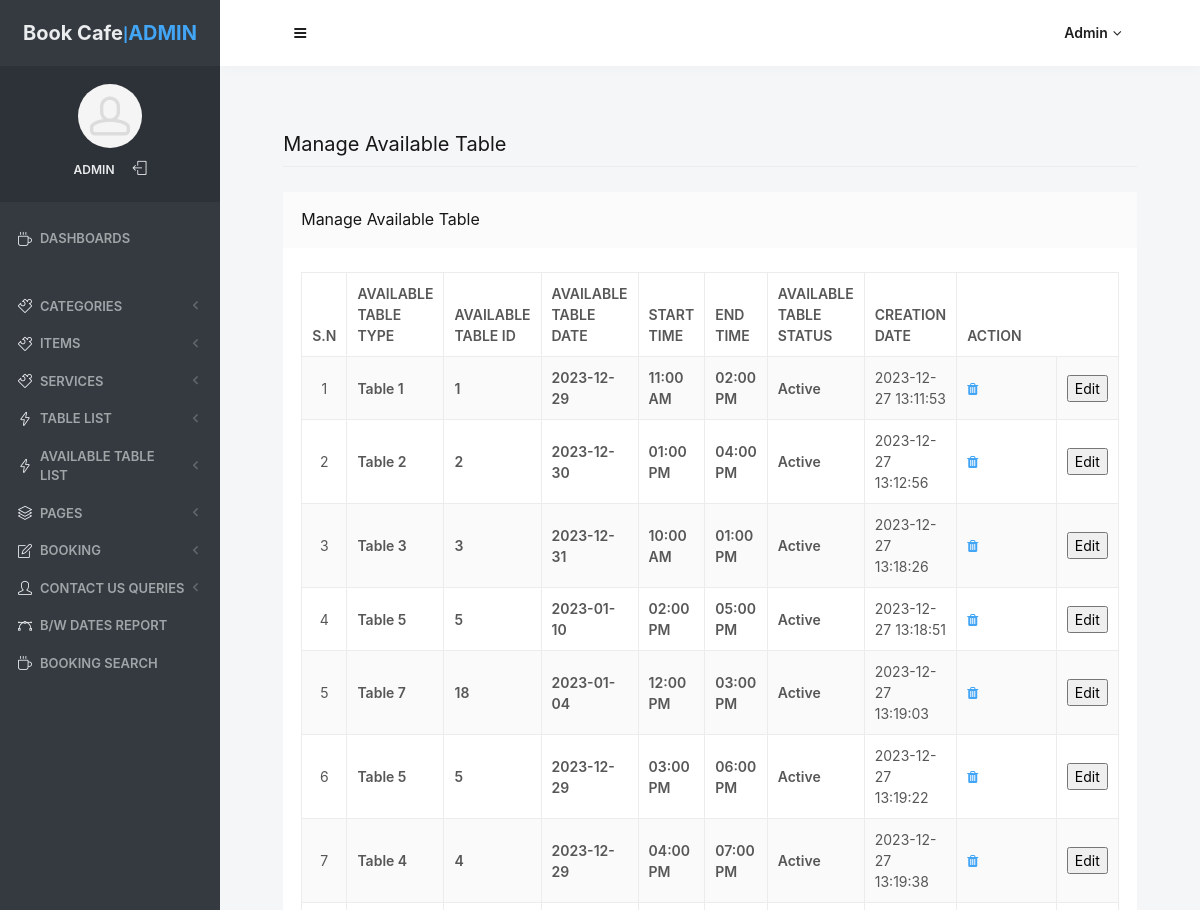
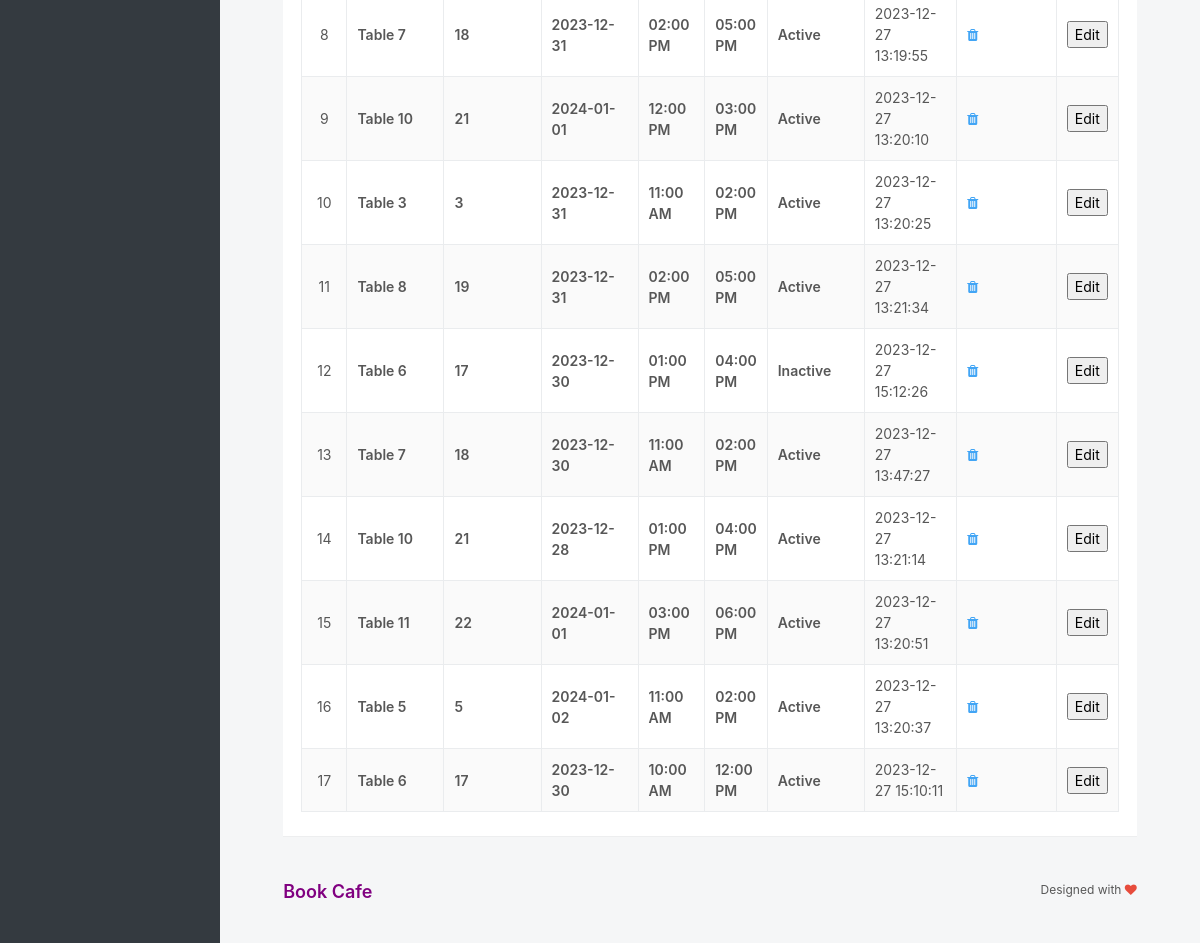
Page /obbs/admin/manage-available-event-type.php (signed in) on the committed database (2 pictures, top to bottom).
### tables this page shows
CREATE TABLE `tbltableavailability` (
  `ID` int(250) NOT NULL,
  `TableID` int(250) NOT NULL,
  `TableType` varchar(250) NOT NULL,
  `AvailableDate` date NOT NULL,
  `AvailableTime` time NOT NULL,
  `AvailableEndTime` time NOT NULL,
  `AvailableStatus` int(250) NOT NULL,
  `CreationDate` timestamp NOT NULL DEFAULT current_timestamp() ON UPDATE current_timestamp()
);

### obbs/admin/manage-available-event-type.php (the view, shortened to what this page needs)
<?php
include('includes/dbconnection.php');
if (strlen($_SESSION['odmsaid']==0)) {
  header('location:logout.php');
  } else{
  ?>
<!doctype html>
<html lang="en" class="no-focus">
    <head>
        <link rel="stylesheet" href="assets/js/plugins/datatables/dataTables.bootstrap4.min.css">
        <link rel="stylesheet" id="css-main" href="assets/css/codebase.min.css">
    </head>
    <body>
        <div id="page-container" class="sidebar-o sidebar-inverse side-scroll page-header-fixed main-content-narrow">
           <?php include_once('includes/sidebar.php');?>
          <?php include_once('includes/header.php');?>
            <main id="main-container">
                <div class="content">
                    <h2 class="content-heading">Manage Available Table</h2>
                    <div class="block">
                        <div class="block-header block-header-default">
                            <h3 class="block-title">Manage Available Table</h3>
                        </div>
                        <div class="block-content block-content-full">
                            <table class="table table-bordered table-striped table-vcenter js-dataTable-full-pagination">
                                <thead>
                                    <tr>
                                        <th class="text-center">S.N</th>
                                        <th> Available Table Type</th>
                                        <th> Available Table ID</th>
                                        <th> Available Table Date</th>
                                        <th>  Start Time</th>
                                        <th>  End Time</th>
                                        <th> Available Table Status</th>
                                        <th class="d-none d-sm-table-cell">Creation Date</th>
                                        <th class="d-none d-sm-table-cell" style="width: 15%;">Action</th>
                                       </tr>
                                </thead>
                                <tbody>
                                    <?php
$sql="SELECT * from tbltableavailability";
$query = $dbh -> prepare($sql);
$query->execute();
$results=$query->fetchAll(PDO::FETCH_OBJ);
$cnt=1;
if($query->rowCount() > 0)
{
foreach($results as $row)
{               ?>
                                    <tr>
                                        <td class="text-center"><?php echo htmlentities($cnt);?></td>
                                        <td class="font-w600"><?php  echo htmlentities($row->TableType);?></td>
                                        <td class="font-w600"><?php  echo htmlentities($row->TableID);?></td>
                                        <td class="font-w600"><?php  echo htmlentities($row->AvailableDate);?></td>
                                        <td class="font-w600"><?php echo date('h:i A', strtotime($row->AvailableTime));?></td>
                                        <td class="font-w600"><?php echo date('h:i A', strtotime($row->AvailableEndTime));?></td>
                                        <td class="font-w600"> <?php  $tablestatus=$row->AvailableStatus;
    if( $tablestatus=="1")
    {
      echo "Active";
    }
    if( $tablestatus=="0")
    {
     echo "Inactive";
    }
    ?></td>
                                        <td class="d-none d-sm-table-cell"><?php  echo htmlentities($row->CreationDate);?></td>
                                         <td class="d-none d-sm-table-cell"><a href="manage-available-event-type.php?delid=<?php echo ($row->ID);?>" onclick="return confirm('Do you really want to Delete ?');"><i class="fa fa-trash fa-delete" aria-hidden="true"></i></a></td>
                                         <td class="d-none d-sm-table-cell">
                                             <a href="edit-available-tables.php?availabletableid=<?php echo ($row->ID);?>"><button>Edit</button></a>
                                        </td>
                                    </tr>
                                    <?php $cnt=$cnt+1;}} ?>
                                </tbody>
                            </table>
                        </div>
                    </div>
                </div>
            </main>
           <?php include_once('includes/footer.php');?>
        </div>
    </body>
</html>
<?php }  ?>

### obbs/admin/includes/sidebar.php (shortened to what this page needs)
     <?php
include('includes/dbconnection.php');
if (strlen($_SESSION['odmsaid']==0)) {
  header('location:logout.php');
  } else{
  ?>
   <nav id="sidebar">
                <div id="sidebar-scroll">
                    <div class="sidebar-content">
                        <div class="content-header content-header-fullrow px-15">
                            <div class="content-header-section text-center align-parent sidebar-mini-hidden">
                                <div class="content-header-item">
                                    <a class="link-effect font-w700" href="dashboard.php">
                                        <span class="font-size-xl text-dual-primary-dark">Book Cafe</span>|<span class="font-size-xl text-primary">ADMIN</span>
                                    </a>
                                </div>
                            </div>
                        </div>
                        <div class="content-side content-side-full content-side-user px-10 align-parent">
                            <div class="sidebar-mini-hidden-b text-center">
                                <a class="img-link" href="dashboard.php">
                                    <img class="img-avatar" src="assets/img/avatars/avatar15.jpg" alt="">
                                </a>
                                <ul class="list-inline mt-10">
                                    <?php
$aid=$_SESSION['odmsaid'];
$sql="SELECT AdminName from  tbladmin where ID=:aid";
$query = $dbh -> prepare($sql);
$query->bindParam(':aid',$aid,PDO::PARAM_STR);
$query->execute();
$results=$query->fetchAll(PDO::FETCH_OBJ);
$cnt=1;
if($query->rowCount() > 0)
{
foreach($results as $row)
{               ?>
                                    <li class="list-inline-item">
                                        <a class="link-effect text-dual-primary-dark font-size-xs font-w600 text-uppercase" href="admin-profile.php"><?php  echo $row->AdminName;?></a>
                                    </li><?php $cnt=$cnt+1;}} ?>
                                    <li class="list-inline-item">
                                        <a class="link-effect text-dual-primary-dark" href="logout.php">
                                            <i class="si si-logout"></i>
                                        </a>
                                    </li>
                                </ul>
                            </div>
                        </div>
                        <div class="content-side content-side-full">
                            <ul class="nav-main">
                                <li class="open">
                                    <a href="dashboard.php"><i class="si si-cup"></i><span class="sidebar-mini-hide">Dashboards</span></a>
                                </li>
                                <li class="nav-main-heading"><span class="sidebar-mini-visible">UI</span><span class="sidebar-mini-hidden"></span></li>
                                <li>
                                    <a class="nav-submenu" data-toggle="nav-submenu"><i class="si si-puzzle"></i><span class="sidebar-mini-hide"></span>Categories</a>
                                </li>
                                <li>
                                    <a class="nav-submenu" data-toggle="nav-submenu"><i class="si si-puzzle"></i><span class="sidebar-mini-hide"></span>Items</a>
                                </li>
                                <li>
                                    <a class="nav-submenu" data-toggle="nav-submenu"><i class="si si-puzzle"></i><span class="sidebar-mini-hide"></span>Services</a>
                                </li>
                                <li>
                                    <a class="nav-submenu" data-toggle="nav-submenu" href="#"><i class="si si-energy"></i><span class="sidebar-mini-hide">Table List</span></a>
                                </li>
                                <li>
                                    <a class="nav-submenu" data-toggle="nav-submenu" href="#"><i class="si si-energy"></i><span class="sidebar-mini-hide">Available Table List</span></a>
                                </li>
                                <li>
                                    <a class="nav-submenu" data-toggle="nav-submenu" href="#"><i class="si si-layers"></i><span class="sidebar-mini-hide">Pages</span></a>
                                </li>
                                <li>
                                    <a class="nav-submenu" data-toggle="nav-submenu" href="#"><i class="si si-note"></i><span class="sidebar-mini-hide">Booking</span></a>
                                </li>
                                <li>
                                    <a class="nav-submenu" data-toggle="nav-submenu" href="#"><i class="si si-user"></i><span class="sidebar-mini-hide">Contact Us Queries</span></a>
                                </li>
                                <li>
                                    <a  href="between-dates-report.php"><i class="si si-vector"></i><span class="sidebar-mini-hide">B/w Dates Report</span></a>
                                </li>
                     <li>
                                    <a href="booking-search.php"><i class="si si-cup"></i><span class="sidebar-mini-hide">Booking Search</span></a>
                                </li>
                            </ul>
                        </div>
                    </div>
                </div>
            </nav>
           <?php }  ?>

### obbs/admin/includes/header.php (shortened to what this page needs)
   <?php
include('includes/dbconnection.php');
if (strlen($_SESSION['odmsaid']==0)) {
  header('location:logout.php');
  } else{
  ?>
            <header id="page-header">
                <div class="content-header">
                    <div class="content-header-section">
                        <button type="button" class="btn btn-circle btn-dual-secondary" data-toggle="layout" data-action="sidebar_toggle">
                            <i class="fa fa-navicon"></i>
                        </button>
                    </div>
                    <div class="content-header-section">
                        <div class="btn-group" role="group">
                            <?php
$aid=$_SESSION['odmsaid'];
$sql="SELECT AdminName from  tbladmin where ID=:aid";
$query = $dbh -> prepare($sql);
$query->bindParam(':aid',$aid,PDO::PARAM_STR);
$query->execute();
$results=$query->fetchAll(PDO::FETCH_OBJ);
$cnt=1;
if($query->rowCount() > 0)
{
foreach($results as $row)
{               ?>
                            <button type="button" class="btn btn-rounded btn-dual-secondary" id="page-header-user-dropdown" data-toggle="dropdown" aria-haspopup="true" aria-expanded="false">
                                <?php  echo $row->AdminName;?><i class="fa fa-angle-down ml-5"></i>
                            </button>
                            <?php $cnt=$cnt+1;}} ?>
                        </div>
                    </div>
                </div>
            </header>
            <?php }  ?>

### rows in the picture
tbltableavailability: TableType "Table 1", TableID "1", AvailableDate "2023-12-29", AvailableTime "11:00 AM", AvailableEndTime "02:00 PM", AvailableStatus "Active", CreationDate "2023-12-27 13:11:53"
tbltableavailability: TableType "Table 2", TableID "2", AvailableDate "2023-12-30", AvailableTime "01:00 PM", AvailableEndTime "04:00 PM", AvailableStatus "Active", CreationDate "2023-12-27 13:12:56"
tbltableavailability: TableType "Table 3", TableID "3", AvailableDate "2023-12-31", AvailableTime "10:00 AM", AvailableEndTime "01:00 PM", AvailableStatus "Active", CreationDate "2023-12-27 13:18:26"
tbltableavailability: TableType "Table 5", TableID "5", AvailableDate "2023-01-10", AvailableTime "02:00 PM", AvailableEndTime "05:00 PM", AvailableStatus "Active", CreationDate "2023-12-27 13:18:51"
tbltableavailability: TableType "Table 7", TableID "18", AvailableDate "2023-01-04", AvailableTime "12:00 PM", AvailableEndTime "03:00 PM", AvailableStatus "Active", CreationDate "2023-12-27 13:19:03"
tbltableavailability: TableType "Table 5", TableID "5", AvailableDate "2023-12-29", AvailableTime "03:00 PM", AvailableEndTime "06:00 PM", AvailableStatus "Active", CreationDate "2023-12-27 13:19:22"
tbltableavailability: TableType "Table 4", TableID "4", AvailableDate "2023-12-29", AvailableTime "04:00 PM", AvailableEndTime "07:00 PM", AvailableStatus "Active", CreationDate "2023-12-27 13:19:38"
tbltableavailability: TableType "Table 7", TableID "18", AvailableDate "2023-12-31", AvailableTime "02:00 PM", AvailableEndTime "05:00 PM", AvailableStatus "Active", CreationDate "2023-12-27 13:19:55"
tbltableavailability: TableType "Table 10", TableID "21", AvailableDate "2024-01-01", AvailableTime "12:00 PM", AvailableEndTime "03:00 PM", AvailableStatus "Active", CreationDate "2023-12-27 13:20:10"
tbltableavailability: TableType "Table 3", TableID "3", AvailableDate "2023-12-31", AvailableTime "11:00 AM", AvailableEndTime "02:00 PM", AvailableStatus "Active", CreationDate "2023-12-27 13:20:25"
tbltableavailability: TableType "Table 8", TableID "19", AvailableDate "2023-12-31", AvailableTime "02:00 PM", AvailableEndTime "05:00 PM", AvailableStatus "Active", CreationDate "2023-12-27 13:21:34"
tbltableavailability: TableType "Table 6", TableID "17", AvailableDate "2023-12-30", AvailableTime "01:00 PM", AvailableEndTime "04:00 PM", AvailableStatus "Inactive", CreationDate "2023-12-27 15:12:26"
tbltableavailability: TableType "Table 7", TableID "18", AvailableDate "2023-12-30", AvailableTime "11:00 AM", AvailableEndTime "02:00 PM", AvailableStatus "Active", CreationDate "2023-12-27 13:47:27"
tbltableavailability: TableType "Table 10", TableID "21", AvailableDate "2023-12-28", AvailableTime "01:00 PM", AvailableEndTime "04:00 PM", AvailableStatus "Active", CreationDate "2023-12-27 13:21:14"
tbltableavailability: TableType "Table 11", TableID "22", AvailableDate "2024-01-01", AvailableTime "03:00 PM", AvailableEndTime "06:00 PM", AvailableStatus "Active", CreationDate "2023-12-27 13:20:51"
tbltableavailability: TableType "Table 5", TableID "5", AvailableDate "2024-01-02", AvailableTime "11:00 AM", AvailableEndTime "02:00 PM", AvailableStatus "Active", CreationDate "2023-12-27 13:20:37"
tbltableavailability: TableType "Table 6", TableID "17", AvailableDate "2023-12-30", AvailableTime "10:00 AM", AvailableEndTime "12:00 PM", AvailableStatus "Active", CreationDate "2023-12-27 15:10:11"

### other values in the picture
$row->AdminName "ADMIN"
$row->AdminName "Admin"
